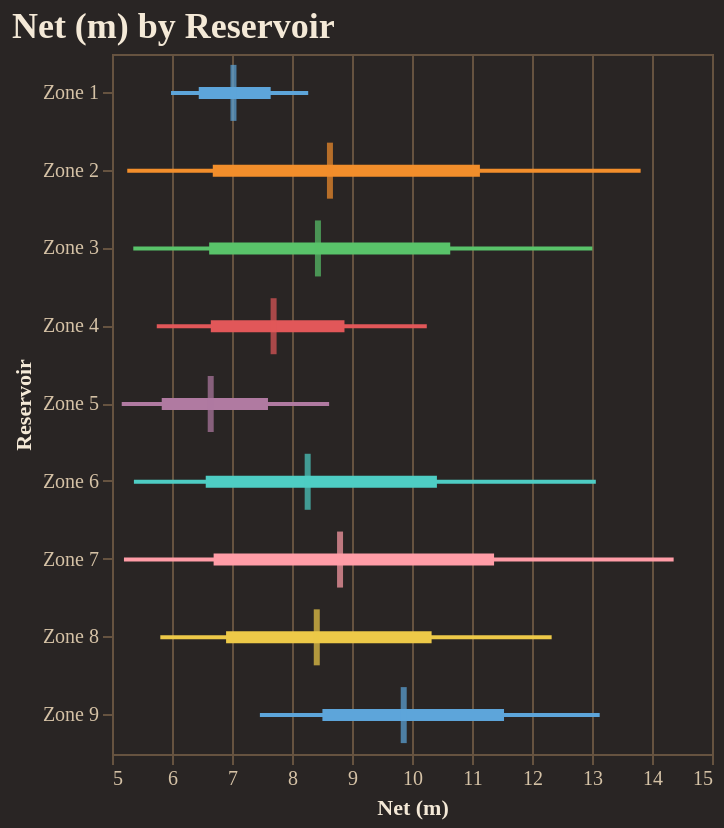

Notebook code cell kept with this figure:
### Code cell
fig = reporter.plotter.forest_plot(
    "Net (m)", 
    backend=PLOTTING_BACKEND
)
fig.show()

### Figure 1 — Vega-Lite specification as saved in the notebook (floating-point values rounded to 4 significant figures)
{"config": {"background": "#292524", "view": {"fill": "#292524", "stroke": "#665340"}, "title": {"color": "#f4e9d7", "font": "Merriweather", "fontSize": 18, "fontWeight": 600, "subtitleColor": "#d5c2a6", "anchor": "start"}, "axis": {"domainColor": "#665340", "gridColor": "#665340", "tickColor": "#665340", "labelColor": "#d5c2a6", "titleColor": "#f4e9d7", "labelFont": "Merriweather", "titleFont": "Merriweather"}, "legend": {"titleColor": "#f4e9d7", "labelColor": "#d5c2a6", "labelFont": "Merriweather", "titleFont": "Merriweather", "orient": "top-right", "symbolType": "circle"}, "header": {"labelColor": "#d5c2a6", "titleColor": "#f4e9d7", "labelFont": "Merriweather", "titleFont": "Merriweather"}, "mark": {"color": "#c78d3b"}, "line": {"color": "#c78d3b"}, "bar": {"color": "#c78d3b"}, "point": {"color": "#ddb06d"}, "area": {"color": "#c78d3b", "opacity": 0.35}, "text": {"color": "#f4e9d7", "font": "Merriweather"}, "range": {"category": ["#5DA5DA", "#F28E2B", "#59C36A", "#E15759", "#B07AA1", "#4ECDC4", "#FF9DA7", "#EDC948"]}}, "layer": [{"mark": {"type": "rule", "strokeWidth": 2}, "encoding": {"color": {"field": "group", "legend": null, "type": "nominal"}, "x": {"field": "p10", "scale": {"zero": false}, "title": "Net (m)", "type": "quantitative"}, "x2": {"field": "p90"}, "y": {"field": "group", "sort": ["Zone 1", "Zone 2", "Zone 3", "Zone 4", "Zone 5", "Zone 6", "Zone 7", "Zone 8", "Zone 9"], "title": "Reservoir", "type": "nominal"}}}, {"mark": {"type": "rule", "strokeWidth": 6}, "encoding": {"color": {"field": "group", "legend": null, "type": "nominal"}, "x": {"field": "p25", "scale": {"zero": false}, "title": "Net (m)", "type": "quantitative"}, "x2": {"field": "p75"}, "y": {"field": "group", "sort": ["Zone 1", "Zone 2", "Zone 3", "Zone 4", "Zone 5", "Zone 6", "Zone 7", "Zone 8", "Zone 9"], "title": "Reservoir", "type": "nominal"}}}, {"mark": {"type": "tick", "color": "black", "size": 28, "thickness": 3}, "encoding": {"color": {"field": "group", "legend": null, "type": "nominal"}, "tooltip": [{"field": "group", "title": "Group", "type": "nominal"}, {"field": "p10", "title": "P10", "type": "quantitative"}, {"field": "p25", "title": "P25", "type": "quantitative"}, {"field": "median", "title": "Median", "type": "quantitative"}, {"field": "p75", "title": "P75", "type": "quantitative"}, {"field": "p90", "title": "P90", "type": "quantitative"}], "x": {"field": "median", "scale": {"zero": false}, "title": "Net (m)", "type": "quantitative"}, "y": {"field": "group", "sort": ["Zone 1", "Zone 2", "Zone 3", "Zone 4", "Zone 5", "Zone 6", "Zone 7", "Zone 8", "Zone 9"], "title": "Reservoir", "type": "nominal"}}}], "data": {"name": "data-898fcb91dbaec12be749f81196169d97"}, "height": 350, "title": "Net (m) by Reservoir", "width": "container", "$schema": "https://vega.github.io/schema/vega-lite/v5.20.1.json", "datasets": {"data-898fcb91dbaec12be749f81196169d97": [{"group": "Zone 1", "p10": 5.984, "p25": 6.446, "median": 7.024, "p75": 7.645, "p90": 8.27}, {"group": "Zone 2", "p10": 5.254, "p25": 6.68, "median": 8.632, "p75": 11.13, "p90": 13.81}, {"group": "Zone 3", "p10": 5.355, "p25": 6.619, "median": 8.432, "p75": 10.64, "p90": 13.01}, {"group": "Zone 4", "p10": 5.746, "p25": 6.647, "median": 7.693, "p75": 8.875, "p90": 10.25}, {"group": "Zone 5", "p10": 5.162, "p25": 5.829, "median": 6.645, "p75": 7.6, "p90": 8.619}, {"group": "Zone 6", "p10": 5.365, "p25": 6.562, "median": 8.261, "p75": 10.42, "p90": 13.06}, {"group": "Zone 7", "p10": 5.199, "p25": 6.694, "median": 8.801, "p75": 11.37, "p90": 14.36}, {"group": "Zone 8", "p10": 5.805, "p25": 6.901, "median": 8.413, "p75": 10.33, "p90": 12.33}, {"group": "Zone 9", "p10": 7.465, "p25": 8.507, "median": 9.862, "p75": 11.53, "p90": 13.13}]}}
